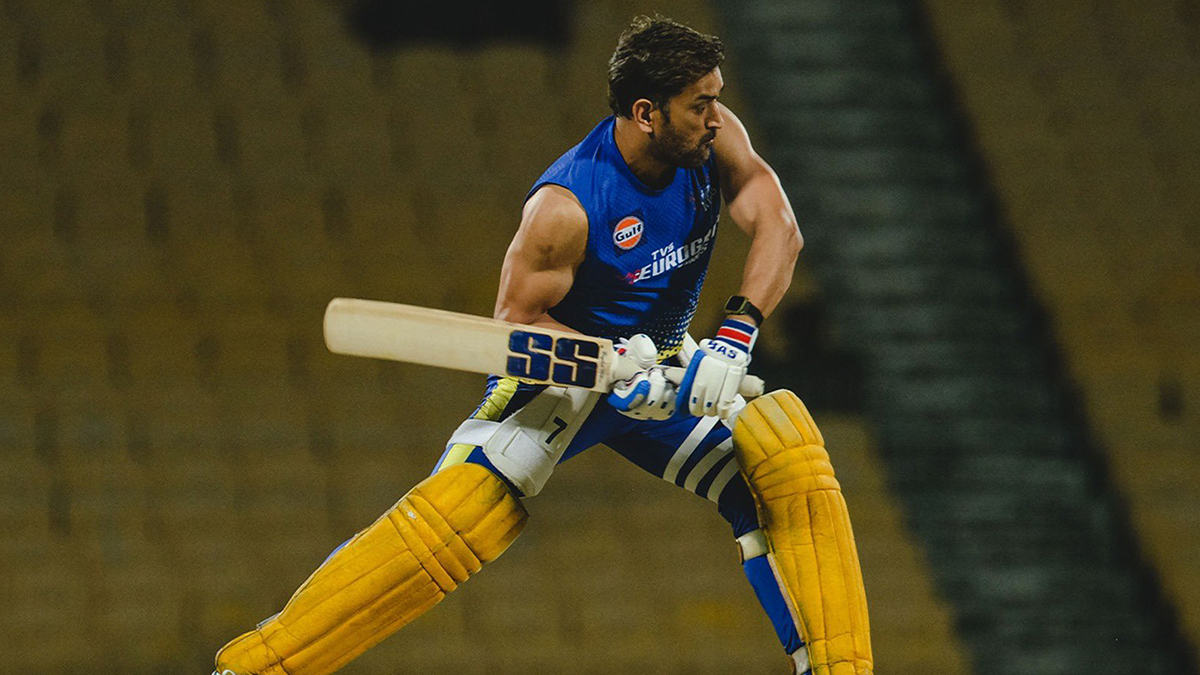
#> input picture Operations/Dhoni-8.jpg, 1200 x 675 px
$ jupyter execute 'Images Ops.ipynb'   (shell and % lines are left out)
#> lines starting #> are read from the running program, lines starting #| are printed output that depends on the picture
Installation

!pip install openCV-python

[cell 1]
import cv2

[cell 2]
#Reading an image
img = cv2.imread('Dhoni-8.jpg')
#> img is the input picture: shape (675, 1200, 3); mean B, G, R 35.8, 67.2, 75.2
img

[cell 3]
# Image Properties
height, width, channels = img.shape
#> height = 675; width = 1200; channels = 3
img.shape
#> Out = (675, 1200, 3)


# height = 675
# width = 1200
# channels = 3 (RGB)

[cell 4]
#color Conversion
img_gray = cv2.cvtColor(img, cv2.COLOR_BGR2GRAY)
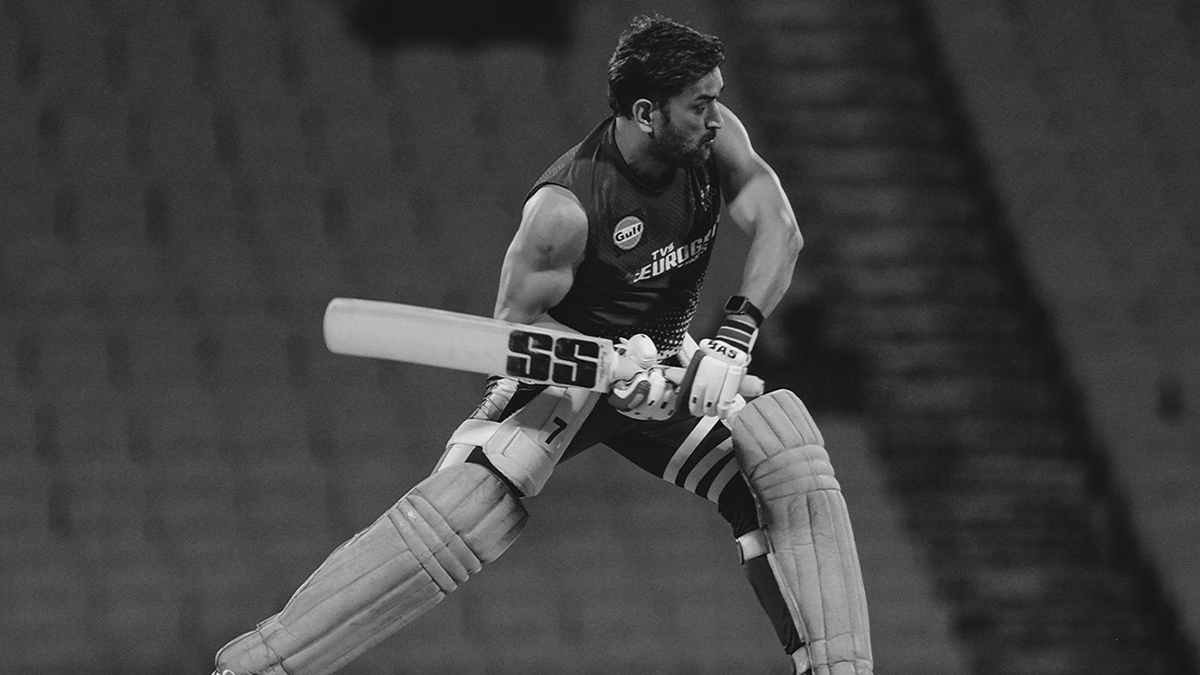
#> img_gray: shape (675, 1200); min 0, max 255, mean 66
img_gray

[cell 5]
save = cv2.imwrite('Dhoni_gray.jpg', img_gray)
save
#> Out = True

[cell 6]
resize = cv2.resize(img, (700,700))
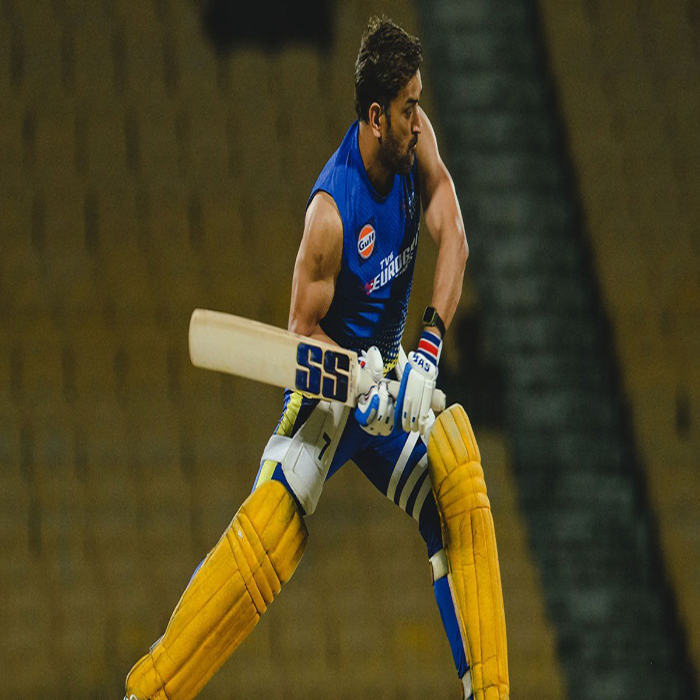
#> resize: shape (700, 700, 3); mean B, G, R 35.7, 67.1, 75.1
resize

[cell 7]
save_1 = cv2.imwrite('Dhoni_resize.jpg', resize)
save_1
#> Out = True

[cell 8]
#Drawing

#1.line

line = cv2.line(img, (102, 320), (700,500), (255, 0, 0), 5)
line

[cell 9]
line_img = cv2.imwrite('line_image.jpg', line)
line_img
#> Out = True

[cell 10]
# 2.Rectangle
rectangle = cv2.rectangle(img_gray, (100, 100), (500, 500), (255,255.255), 3)
rectangle

[cell 11]
rectangle_img = cv2.imwrite('rectangle_image.jpg', rectangle)
rectangle_img
#> Out = True

[cell 12]
#3.Circle
circle = cv2.circle(img_gray, (500, 500), 100, (0, 255, 0), 5)
circle

[cell 13]
circle_img = cv2.imwrite('circle_image.jpg', circle)
circle_img
#> Out = True

[cell 14]
#Crop
crop = img[100:500, 100:500]
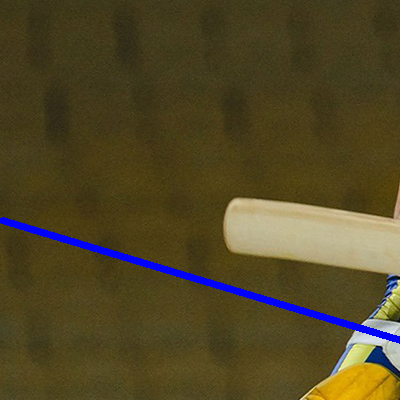
#> crop: shape (400, 400, 3); mean B, G, R 38.2, 71, 81.6
crop

[cell 15]
#Blurring
blur = cv2.GaussianBlur(img, (15, 15), 0)
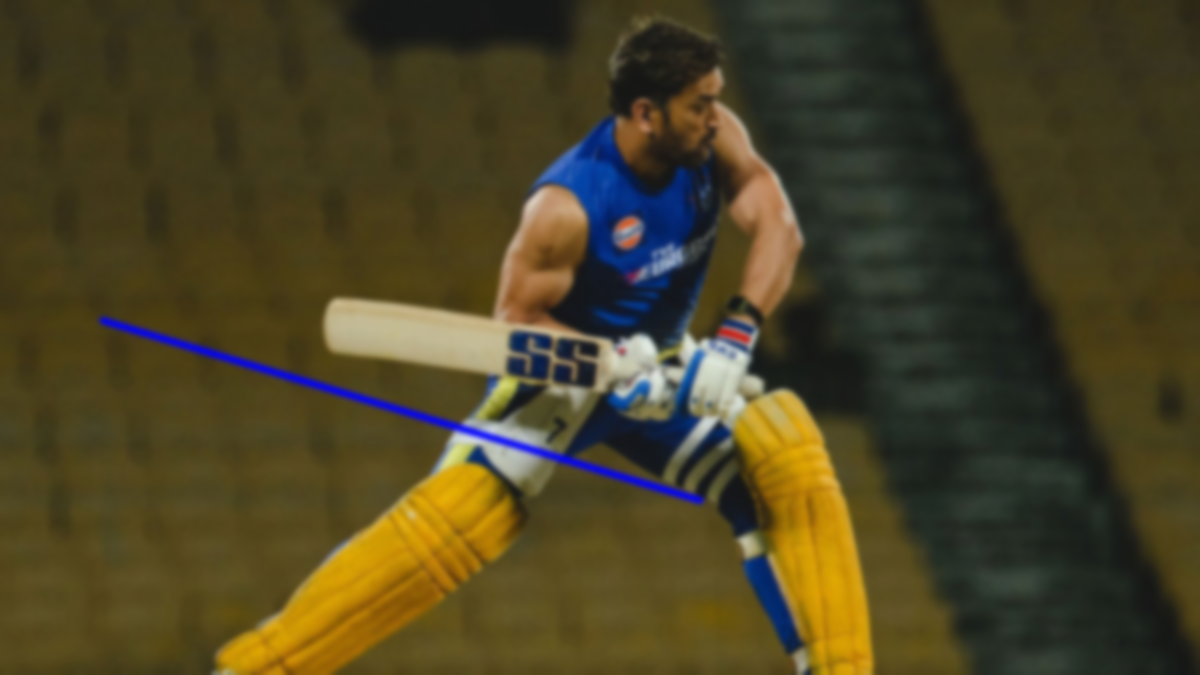
#> blur: shape (675, 1200, 3); mean B, G, R 36.9, 66.7, 74.7
blur

[cell 16]
blur_img = cv2.imwrite('blur_image.jpg', blur)
blur_img
#> Out = True

$ run again, with Operations/crop_image.jpg copied over Operations/Dhoni-8.jpg
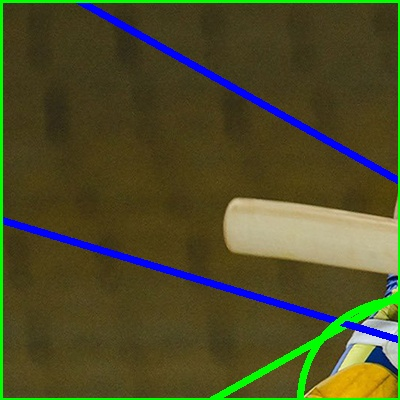
#> input picture Operations/crop_image.jpg, 400 x 400 px
#> img is the input picture: shape (400, 400, 3); mean B, G, R 40.4, 77.1, 77.2
#> `img_gray = cv2.cvtColor(img, cv2.COLOR_BGR2GRAY)`:
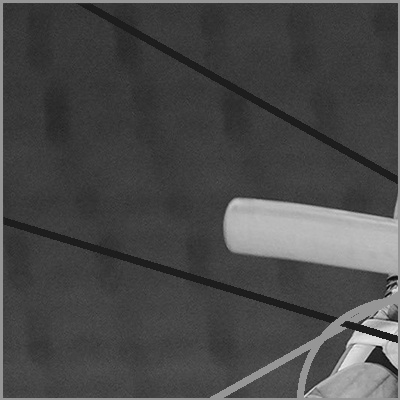
#> img_gray: shape (400, 400); min 5, max 248, mean 72.9
#> `save`: Out = True
#> `blur = cv2.GaussianBlur(img, (15, 15), 0)`:
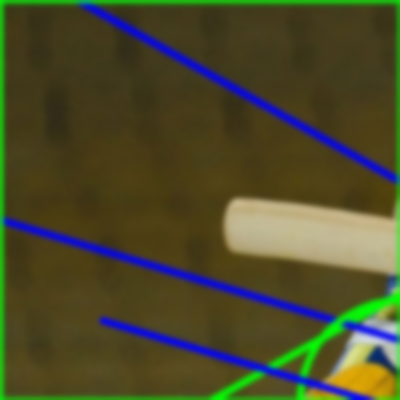
#> blur: shape (400, 400, 3); mean B, G, R 43.3, 75.4, 76.3
